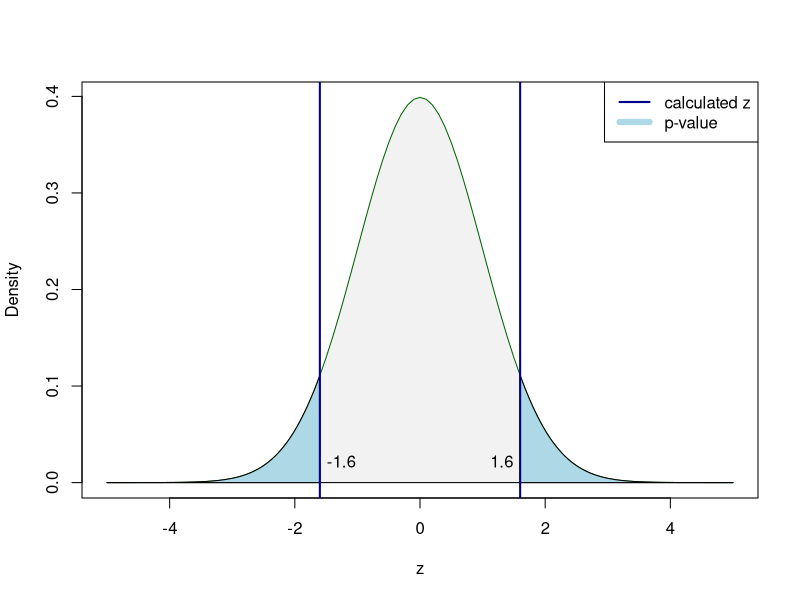

R code for this plot:
## ---- chunk 1
# I have previously selected significance level of 1%
alpha <- 0.01
qnorm(c(alpha/2, 1-alpha/2), 0, 1)
## ---- chunk 2
(1-pnorm(abs(1.6)))*2
## ---- chunk 3
plot(seq(-5,5,0.1), dnorm(seq(-5,5,0.1)), xlab="z", ylab="Density", type="l",
     lwd=0, lty=0, col="darkblue")
polygon(c(seq(-5,5,0.1),rev(seq(-5,5,0.1))),
        c(dnorm(seq(-5,5,0.1)),rep(0,length(seq(-5,5,0.1)))), col="grey95", lty=0)
lines(seq(-5,5,0.1), dnorm(seq(-5,5,0.1)), lwd=1, lty=1, col="darkgreen")
lines(c(-5,5), c(0,0), col="black", lwd=1)
polygon(c(seq(-5,qnorm(1-pnorm(abs(1.6))),0.01),rev(seq(-5,qnorm(1-pnorm(abs(1.6))),0.01))),
        c(dnorm(seq(-5,qnorm(1-pnorm(abs(1.6))),0.01)), rep(0,length(seq(-5,qnorm(1-pnorm(abs(1.6))),0.01)))), col="lightblue")
polygon(c(seq(qnorm(pnorm(abs(1.6))),5,0.01),rev(seq(qnorm(pnorm(abs(1.6))),5,0.01))),
        c(dnorm(seq(qnorm(pnorm(abs(1.6))),5,0.01)), rep(0,length(seq(qnorm(pnorm(abs(1.6))),5,0.01)))), col="lightblue")
# abline(v=qnorm(c(1-pnorm(abs(1.6)),pnorm(abs(1.6)))), col="darkred", lwd=2)
abline(v=c(-1.6,1.6), col="darkblue", lwd=2)
text(-1.65,0.02,"-1.6",pos=4)
text(1.65,0.02,"1.6",pos=2)
legend("topright",legend=c("calculated z","p-value"),
       lwd=c(2,6), col=c("darkblue","lightblue"))
## ---- chunk 4
qt(c(alpha/2, 1-alpha/2), 100-1)
## ---- chunk 5
set.seed(41)
## ---- chunk 6
y <- rnorm(100, 175.3, 5)
# Note that our significance level is 1%,
# so we ask to produce 99% confidence interval
t.test(y, mu=175.3, alternative="two.sided", conf.level=0.99)
## ---- chunk 7
test <- t.test(y, mu=175.3, alternative="two.sided",conf.level=0.99)
## ---- chunk 8
wilcox.test(y, mu=175.3, alternative="two.sided")
## ---- chunk 9
test <- wilcox.test(y, mu=175.3, alternative="two.sided")
